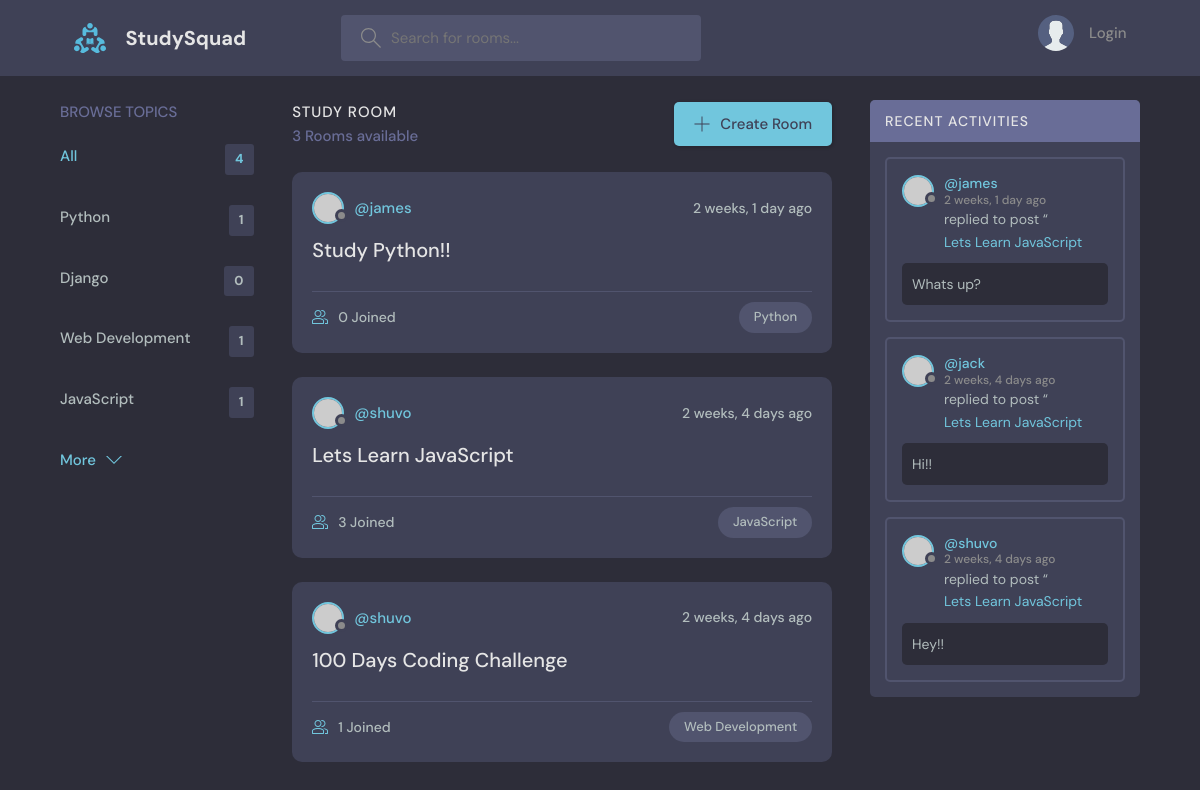
The page / on the database its author committed.
### base/models.py (models this page shows, shortened)
class Topic(models.Model):
    name = models.CharField(max_length=200)

class Room(models.Model):
    host = models.ForeignKey(User, on_delete=models.SET_NULL, null=True)
    topic = models.ForeignKey(Topic, on_delete=models.SET_NULL, null=True)
    name = models.CharField(max_length=200)
    description = models.TextField(null=True, blank=True)
    participants = models.ManyToManyField(User, related_name='participants', blank=True)
    updated = models.DateTimeField(auto_now=True)
    created = models.DateTimeField(auto_now_add=True)
    class Meta:
        ordering = ['-updated', '-created']
    def __str__(self):
        return self.name

class Message(models.Model):
    user = models.ForeignKey(User, on_delete=models.CASCADE)
    room = models.ForeignKey(Room, on_delete=models.CASCADE)
    body = models.TextField()
    updated = models.DateTimeField(auto_now=True)
    created = models.DateTimeField(auto_now_add=True)
    class Meta:
        ordering = ['-updated', '-created']

### base/views.py (the view)
# urls.py: 2. Add a URL to urlpatterns:  path('', views.home, name='home')
def home(request):
    q = request.GET.get('q') if request.GET.get('q') != None else ''
    rooms = Room.objects.filter(
        Q(topic__name__icontains=q) |
        Q(name__icontains=q) |
        Q(description__icontains=q)
    )
    topics = Topic.objects.all()
    room_count = rooms.count()
    room_messages = Message.objects.filter(Q(room__topic__name__icontains=q))
    context = {'rooms':rooms, 'topics':topics, 'room_count':room_count, 'room_messages': room_messages}
    return render(request, 'base/home.html', context)

### base/templates/base/home.html (shortened to what this page needs)
{% extends 'main.html' %}
{% block content %}
<main class="layout layout--3">
      <div class="container">
        {% include 'base/topic_component.html' %}
        <div class="roomList">
          <div class="roomList__header">
            <div>
              <h2>Study Room</h2>
              <p>{{room_count}} Rooms available</p>
            </div>
            <a class="btn btn--main" href="{% url 'create-room' %}">
              <svg version="1.1" xmlns="http://www.w3.org/2000/svg" width="32" height="32" viewBox="0 0 32 32">
                <title>add</title>
                <path
                  d="M16.943 0.943h-1.885v14.115h-14.115v1.885h14.115v14.115h1.885v-14.115h14.115v-1.885h-14.115v-14.115z"
                ></path>
              </svg>
              Create Room
            </a>
          </div>
          {% include 'base/feed_component.html' %}
        </div>
        {% include 'base/activity_component.html' %}
      </div>
    </main>
    {% endblock %}

### base/templates/base/topic_component.html
<div class="topics">
  <div class="topics__header">
    <h2>Browse Topics</h2>
  </div>
  <ul class="topics__list">
    <li>
      <a href="{% url 'home' %}" class="active">All <span>{{topics.count}}</span></a>
    </li>
    {% for topic in topics %}
    <li>
      <a href="{% url 'home' %}?q={{topic.name}}">{{topic.name}} <span>{{topic.room_set.all.count}}</span></a>
    </li>
    {% endfor %}
  </ul>
  <a class="btn btn--link" href="topics.html">
    More
    <svg version="1.1" xmlns="http://www.w3.org/2000/svg" width="32" height="32" viewBox="0 0 32 32">
      <title>chevron-down</title>
      <path d="M16 21l-13-13h-3l16 16 16-16h-3l-13 13z"></path>
    </svg>
  </a>
</div>

### base/templates/base/feed_component.html (shortened to what this page needs)
{% for room in rooms %}
<div class="roomListRoom">
  <div class="roomListRoom__header">
    <a href="{% url 'user-profile' room.host.id %}" class="roomListRoom__author">
      <div class="avatar avatar--small">
        <img src="https://randomuser.me/api/portraits/women/11.jpg" />
      </div>
      <span>@{{room.host.username}}</span>
    </a>
    <div class="roomListRoom__actions">
      <span>{{room.created|timesince}} ago</span>
    </div>
  </div>
  <div class="roomListRoom__content">
    <a href="{% url 'room' room.id %}">{{room.name}}</a>
  </div>
  <div class="roomListRoom__meta">
    <a href="{% url 'room' room.id %}" class="roomListRoom__joined">
      {{room.participants.all.count}} Joined
    </a>
    <p class="roomListRoom__topic">{{room.topic.name}}</p>
  </div>
</div>
{% endfor %}

### base/templates/base/activity_component.html (shortened to what this page needs)
<div class="activities">
  <div class="activities__header">
    <h2>Recent Activities</h2>
  </div>
  {% for message in room_messages %}
  <div class="activities__box">
    <div class="activities__boxHeader roomListRoom__header">
      <a href="{% url 'user-profile' message.user.id %}" class="roomListRoom__author">
        <div class="avatar avatar--small">
          <img src="https://randomuser.me/api/portraits/women/11.jpg" />
        </div>
        <p>
          @{{message.user}}
          <span>{{message.created|timesince}} ago</span>
        </p>
      </a>
    </div>
    <div class="activities__boxContent">
      <p>replied to post “<a href="{% url 'room' message.room.id %}">{{message.room}}</a></p>
      <div class="activities__boxRoomContent">
        {{message.body}}
      </div>
    </div>
  </div>
  {% endfor %}
</div>

### rows shown on the page
Topic: name "Python", room_set.all.count "1"
Topic: name "Django", room_set.all.count "0"
Topic: name "Web Development", room_set.all.count "1"
Topic: name "JavaScript", room_set.all.count "1"
Room: host.username "james", created "2 weeks, 1 day", name "Study Python!!", participants.all.count "0", topic.name "Python"
Room: host.username "shuvo", created "2 weeks, 4 days", name "Lets Learn JavaScript", participants.all.count "3", topic.name "JavaScript"
Room: host.username "shuvo", created "2 weeks, 4 days", name "100 Days Coding Challenge", participants.all.count "1", topic.name "Web Development"
Message: user "james", created "2 weeks, 1 day", room "Lets Learn JavaScript", body "Whats up?"
Message: user "jack", created "2 weeks, 4 days", room "Lets Learn JavaScript", body "Hi!!"
Message: user "shuvo", created "2 weeks, 4 days", room "Lets Learn JavaScript", body "Hey!!"

### other values the page prints
{{ topics.count }} "4"
{{ room_count }} "3"
